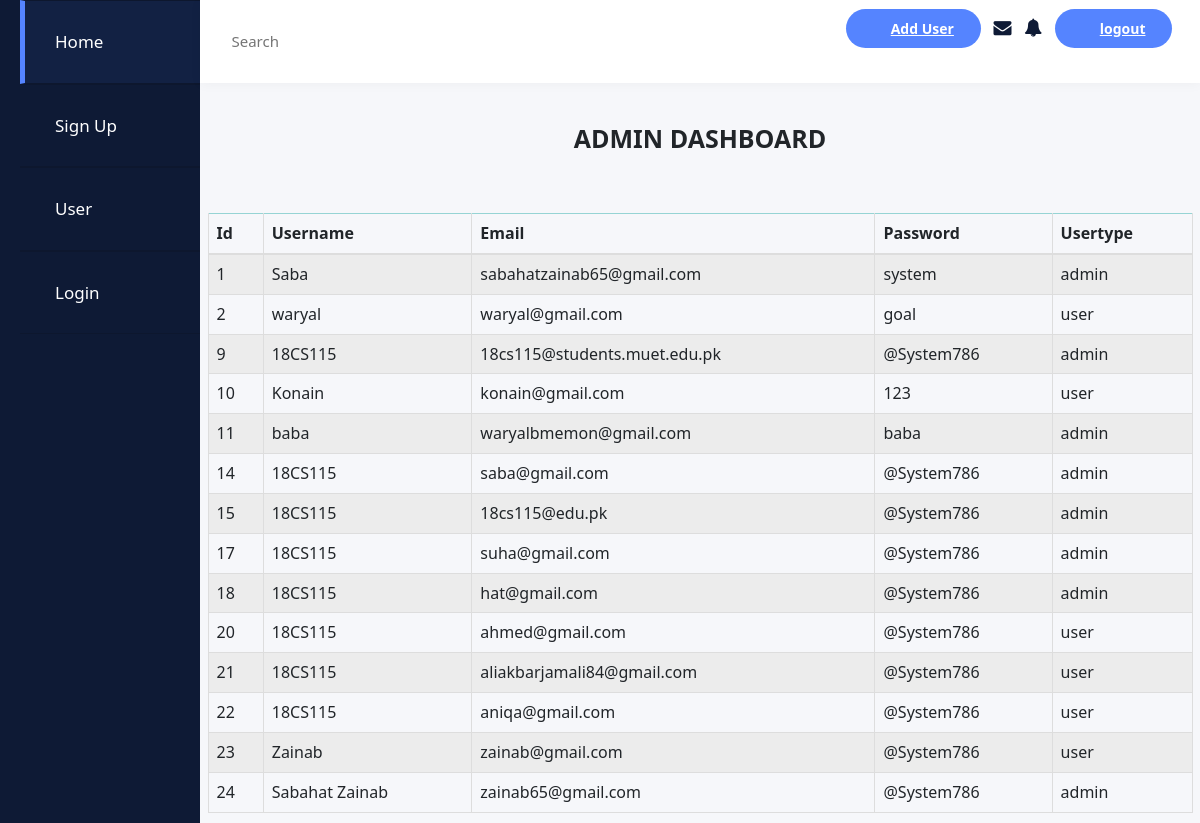
The app's page /admindashboard.php with its own data.
### tables this page shows
CREATE TABLE `task10_login` (
  `id` int(250) NOT NULL,
  `username` varchar(250) NOT NULL,
  `email` varchar(250) NOT NULL,
  `password` varchar(250) NOT NULL,
  `usertype` varchar(250) NOT NULL DEFAULT 'admin'
);

### insert.php (the view, shortened to what this page needs)
<!doctype html>
<html lang="en">
  <head>
    <link rel="stylesheet" href="./css/style.css">
    <link href="https://cdn.jsdelivr.net/npm/bootstrap@5.2.0-beta1/dist/css/bootstrap.min.css" rel="stylesheet">
  </head>
  <body>
<?php
include 'connect.php';
$sql = "SELECT * FROM `task10_login`";
$result = mysqli_query($connection,$sql);
if(mysqli_num_rows($result) >= 0){
?>
<div class="container mt-4">
     <table class='table table-bordered table-striped'style=" border-color: #96D4D4;">
     <thead class="thead-dark">
    <tr>
    <th scope='col'> Id</th>
    <th scope='col'> Username</th>
        <th scope='col'> Email </th>
        <th scope='col'>  Password</th>
        <th scope='col'> Usertype</th>
    </tr>
    </thead>
  <?php  while($row = mysqli_fetch_assoc($result)){
    ?>
        <tr>
        <td scope='row'> <?php echo $row['id']; ?></td>
        <td> <?php echo $row['username']; ?></td>
        <td> <?php echo $row['email']; ?></td>
        <td> <?php echo $row['password']; ?></td>
        <td> <?php echo $row['usertype']; ?></td>
        </tr>
        <?php
    }
    ?>
    </table>
    </div>
<?php
}
else{
    echo "0 results";
}
?>
  </body>
</html>

### admindashboard.php (shortened to what this page needs)
<link href="//maxcdn.bootstrapcdn.com/bootstrap/3.3.0/css/bootstrap.min.css" rel="stylesheet" id="bootstrap-css">
<link href="https://maxcdn.bootstrapcdn.com/font-awesome/4.6.3/css/font-awesome.min.css" rel="stylesheet">
<link rel="stylesheet" href="./css/dashboard.css">
<body class="home">
    <div class="container-fluid display-table">
        <div class="row display-table-row">
            <div class="col-md-2 col-sm-1 hidden-xs display-table-cell v-align box" id="navigation">
                <div class="navi">
                    <ul>
                        <li class="active"><a href="#"><i  aria-hidden="true"></i><span class="hidden-xs hidden-sm">Home</span></a></li>
                        <li><a href="signup.php"><i  aria-hidden="true"></i><span class="hidden-xs hidden-sm">Sign Up</span></a></li>
                        <li><a href="userdashboard.php"><i  aria-hidden="true"></i><span class="hidden-xs hidden-sm">User</span></a></li>
                        <li><a href="index.php"><i  aria-hidden="true"></i><span class="hidden-xs hidden-sm">Login</span></a></li>
                    </ul>
                </div>
            </div>
            <div class="col-md-10 col-sm-11 display-table-cell v-align">
                <div class="row">
                    <header>
                        <div class="col-md-7">
                            <div class="search hidden-xs hidden-sm">
                                <input type="text" placeholder="Search" id="search">
                            </div>
                        </div>
                        <div class="col-md-5">
                            <div class="header-rightside">
                                <ul class="list-inline header-top pull-right">
                                    <li class="hidden-xs"><a href="signup.php" class="add-project" data-toggle="modal" data-target="#add_project">Add User</a></li>
                                    <li><a href="#"><i class="fa fa-envelope" aria-hidden="true"></i></a></li>
                                    <li>
                                        <a href="#" class="icon-info">
                                            <i class="fa fa-bell" aria-hidden="true"></i>
                                        </a>
                                    </li>
                                    <li class="hidden-xs"><a href="logout.php" class="add-project" data-toggle="modal" data-target="#add_project">logout</a></li>
                                    </header>
<center><h1> <b>ADMIN DASHBOARD </b> </h1></center>
<?php include("insert.php"); ?>
</body>

### css/dashboard.css (style rules this page uses)
a:focus,a:hover,a { outline:none; text-decoration: none; }
li,ul { list-style: none; padding: 0; margin: 0; }
.header-top i { font-size: 18px; }
.home { background: #f6f7fa; }
#navigation { background: #0e1a35; }
#navigation { padding: 0; }
.display-table { display: table; padding: 0; height: 100%; width: 100%; }
.display-table-row { display: table-row; height: 100%; }
.display-table-cell { display: table-cell; float: none; height: 100%; }
.v-align { vertical-align: top; }
.header-top { margin: 0; padding-top: 2px; }
.add-project { background: #5584ff none repeat scroll 0 0; border-radius: 100px; color: #ffffff; font-size: 14px; font-weight: 600; padding: 10px 27px 10px 45px; position: relative; }
.add-project::before { background: rgba(0, 0, 0, 0) url("../images/plus.png") no-repeat scroll 0 0; content: ""; ; height: 12px; left: 17px; position: absolute; top: 12px; width: 12px; }
.header-top i { color: #0e1a35; }
.icon-info { position: relative; }
.header-top li { display: inline-block; text-align: center; }
#navigation { -webkit-transition: all 0.5s ease; -moz-transition: all 0.5s ease; -o-transition: all 0.5s ease; transition: all 0.5s ease; }
.search input { border: none; font-size: 15px; padding: 15px 9px; width: 100%; background: rgba(0, 0, 0, 0) url("../images/search.png") no-repeat scroll 99% 12px; color: #8492af; }
header { background: #ffffff none repeat scroll 0 0; box-shadow: 0 1px 12px rgba(0, 0, 0, 0.04); display: inline-block !important; line-height: 23px; padding: 15px; transition: all 0.5s ease 0s; width: 100%; -webkit-transition: all 0.5s ease; -moz-transition: all 0.5s ease; -o-transition: all 0.5s ease; transition: all 0.5s ease; }
.navi a { border-bottom: 1px solid #0d172e; border-top: 1px solid #0d172e; color: #ffffff; display: block; font-size: 17px; font-weight: 500; padding: 28px 20px; text-decoration: none; }
.navi .active a { background: #122143; border-left: 5px solid #5584ff; padding-left: 15px; }
.hidden-xs { -webkit-transition: all 0.5s ease; -moz-transition: all 0.5s ease; -o-transition: all 0.5s ease; transition: all 0.5s ease; }

### css/style.css (style rules this page uses)
h1 { padding: 40px; margin: 100px; }

### records on screen
task10_login: id "1", username "Saba", email "sabahatzainab65@gmail.com", password "system", usertype "admin"
task10_login: id "2", username "waryal", email "waryal@gmail.com", password "goal", usertype "user"
task10_login: id "9", username "18CS115", email "18cs115@students.muet.edu.pk", password "@System786", usertype "admin"
task10_login: id "10", username "Konain", email "konain@gmail.com", password "123", usertype "user"
task10_login: id "11", username "baba", email "waryalbmemon@gmail.com", password "baba", usertype "admin"
task10_login: id "14", username "18CS115", email "saba@gmail.com", password "@System786", usertype "admin"
task10_login: id "15", username "18CS115", email "18cs115@edu.pk", password "@System786", usertype "admin"
task10_login: id "17", username "18CS115", email "suha@gmail.com", password "@System786", usertype "admin"
task10_login: id "18", username "18CS115", email "hat@gmail.com", password "@System786", usertype "admin"
task10_login: id "20", username "18CS115", email "ahmed@gmail.com", password "@System786", usertype "user"
task10_login: id "21", username "18CS115", email "aliakbarjamali84@gmail.com", password "@System786", usertype "user"
task10_login: id "22", username "18CS115", email "aniqa@gmail.com", password "@System786", usertype "user"
task10_login: id "23", username "Zainab", email "zainab@gmail.com", password "@System786", usertype "user"
task10_login: id "24", username "Sabahat Zainab", email "zainab65@gmail.com", password "@System786", usertype "admin"
